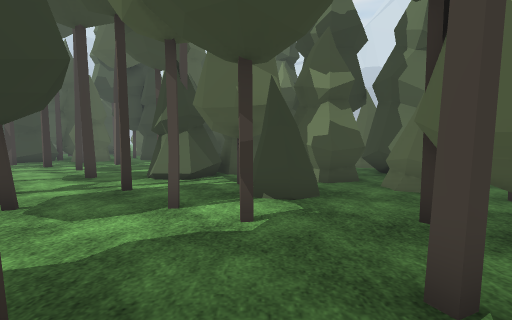
[1] (above)

24 first-person views from a walk through a scene from a Unity 3-D project. The camera is 1.2 m above the floor, tilts 4° down and sees 85° across. The floor is counted in squares, 1 m on a side. Each view is taken from the middle of a square. On the plan, view 1 faces up. The plan holds only what a view shows up to about 13 squares ahead; the rest is blank. The place goes on beyond the plan. Some surface patterns are stand-ins.

[2]
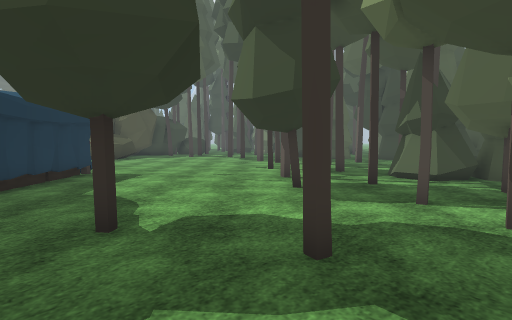

[3]
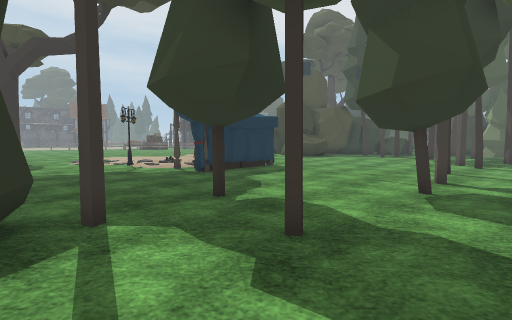

[4]
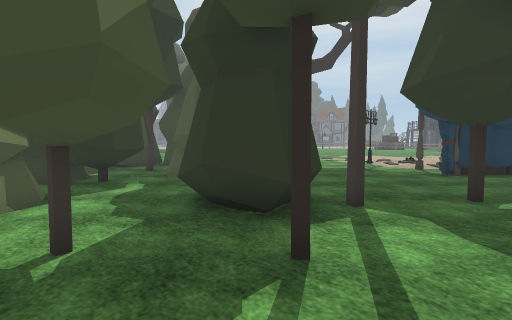

[5]
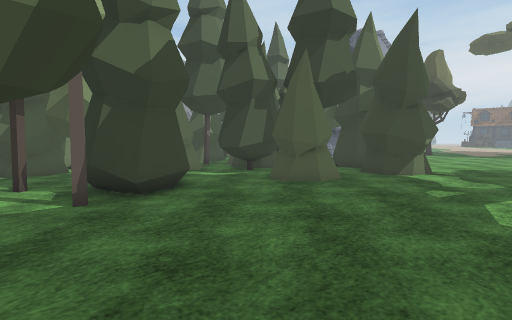

[6]
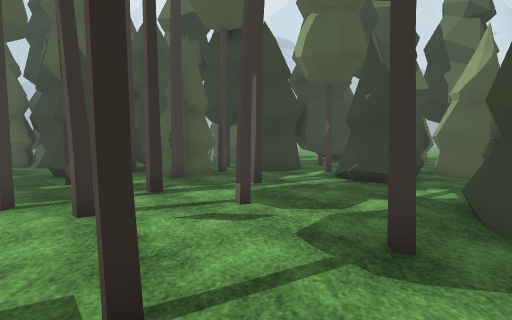

[7]
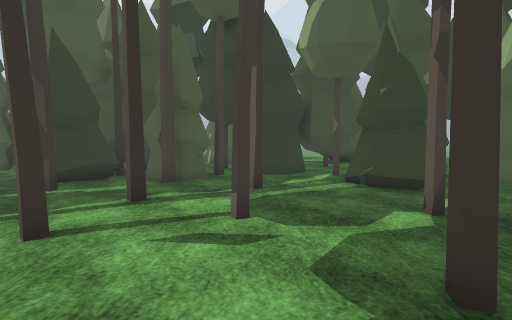

[8]
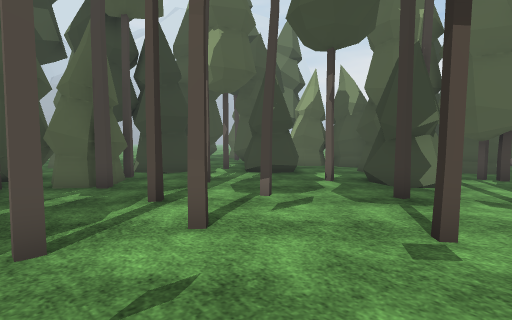

[9]
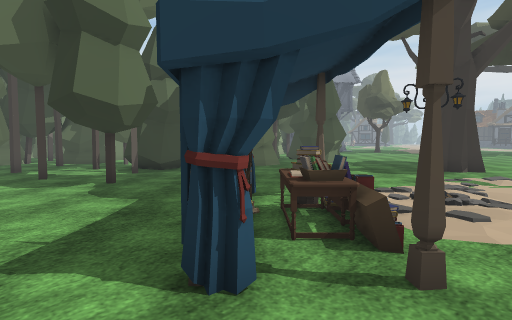

[10]
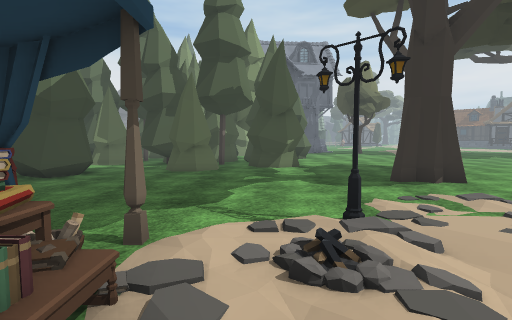

[11]
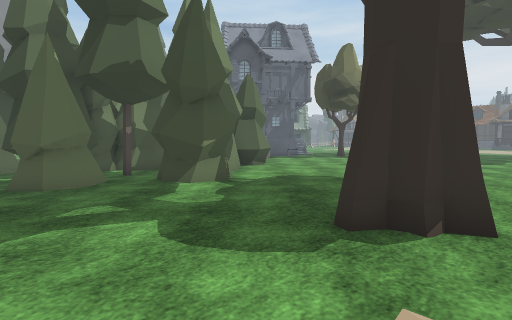

[12]
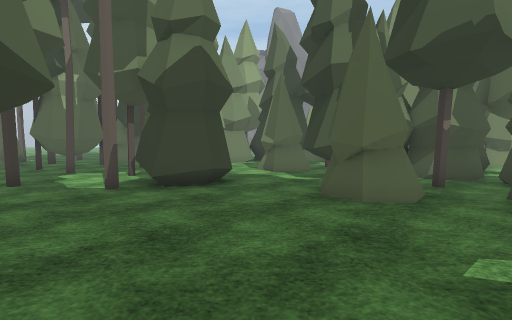

[13]
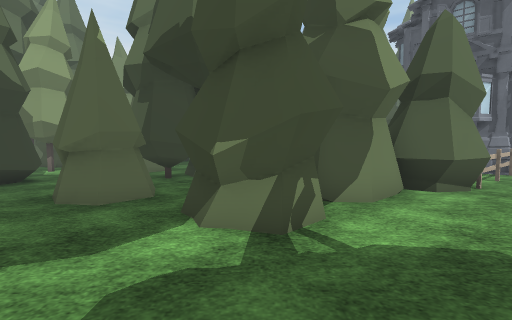

[14]
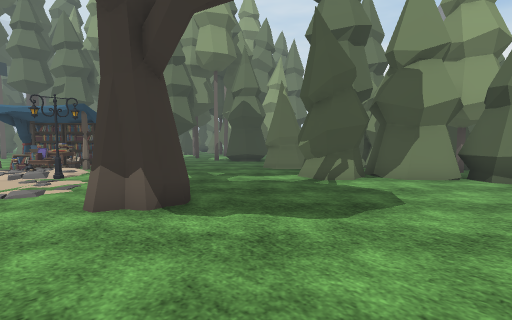

[15]
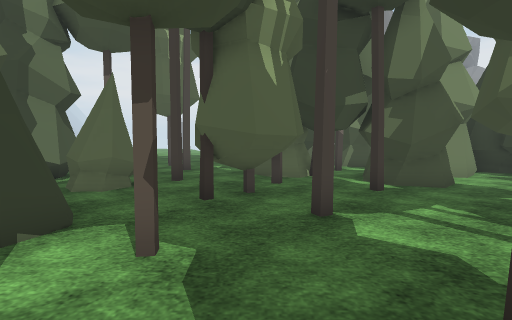

[16]
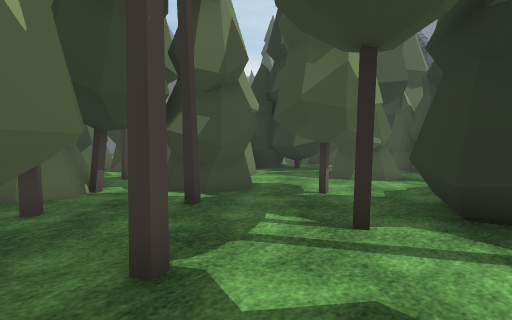

[17]
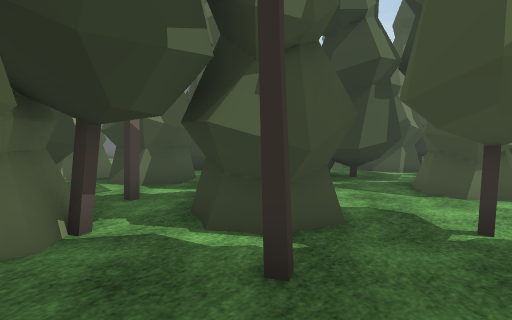

[18]
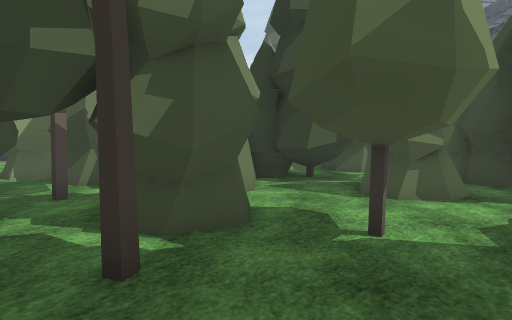

[19]
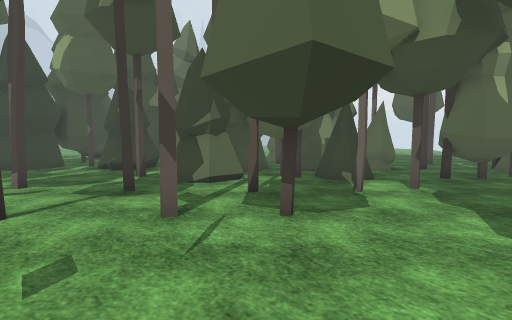

[20]
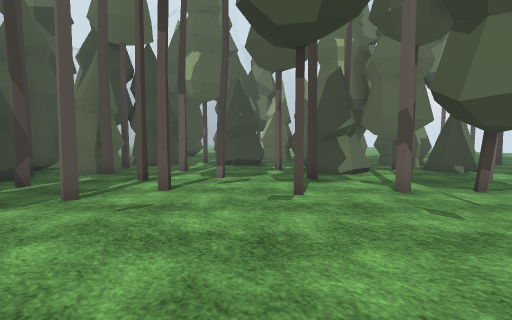

[21]
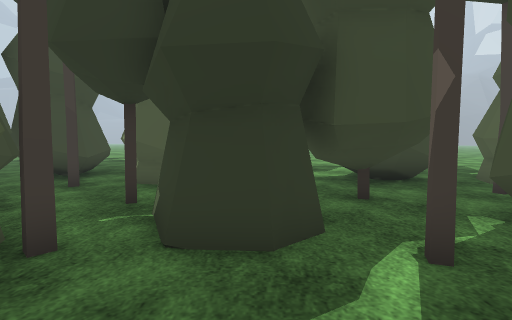

[22]
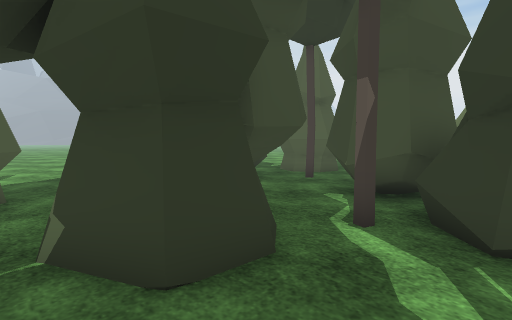

[23]
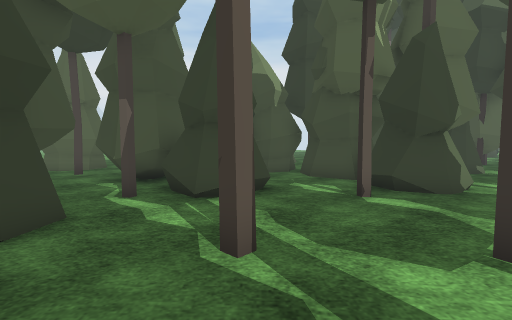

[24]
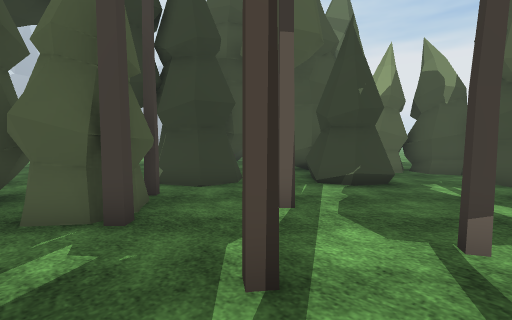

### Floor plan
Key: @ floor where view 1 was taken; # wall or solid block; . main floor; : floor 0.25 m higher than the main floor; / step, stairs or slope; T thing the floor can be seen under or through; O other object.
Columns run from 13 left of view 1 to 12 right of it. Each row starts with its distance up from view 1.
 29       ..
 28       ..
 27 ..    ..
 26 ..    ..
 25  ... ... ..    ..
 24  OO. ... ..  ...
 23   O   .      ..
 22 O#OO O.      OO
 21  OO.OO.   O#OO#O
 20 O...... O  .O.OO
 19 O OO.O# OOO....
 18 O##O..##OOO#O.O
 17 OOOOOOOO.OO# O
 16  OOOO....OOOOOO
 15 OO.O.....# OO#O
 14 ......O..OOO.O#
 13 ....O........O#O  O
 12 .........O..O#O  OO
 11 .O....O...OOO   OO
 10 ...O.....O#OOOOOOO
  9 ........O.OO# O  O#O
  8 .....O......##OOOO.O
  7 ..........O..OO.OO . ..O
  6 .......O.....OO..O...O.
  5  .......#...O.....O....
  4 ........O....O.OOO.....
  3 ...............OOO OO
  2  .O...........O.OOOO
  1 ..OO..............O#O.O
  0 .OOOO....#...@...OO#.OOO.O
 -1 ..OOOO.....O..O..O#O..O#OO
 -2 /.:O.......O#O.TTO##O ##
 -3 //:/.......O##.OT O##  OO
 -4 .::........O#O.O ..O#  OOO
 -5 :.O.............OO.OOO
 -6 ...............O#OOOO
 -7 ..........OO.OOOOOOO
 -8 .:........OOOOOO.OO
 -9 ............OO#OO O#O
-10 ..##....OO.O O### O
-11 ..OO....O O.O##
-12 ........OOO#OO
-13 ..........## .OO
-14 ..........OOOO.O
-15  .........OOOO
-16 ..........OOO   O#

Positions as (right, up) in squares from view 1, and headings:
1: (0, 0), facing up
2: (0, -1), facing up-left
3: (2, 1), facing left
4: (3, 1), facing down-left
5: (-8, 0), facing down-right
6: (-7, 6), facing up
7: (-7, 7), facing up
8: (-12, 7), facing up-right
9: (-13, 3), facing down-right
10: (-13, -1), facing down-right
11: (-12, -6), facing down-right
12: (-9, -5), facing right
13: (-9, -11), facing right
14: (-13, -16), facing up-right
15: (-3, 3), facing right
16: (-1, 3), facing down-right
17: (2, 2), facing down-right
18: (1, 1), facing down-right
19: (-8, 2), facing up-right
20: (-13, 4), facing up-right
21: (-6, 14), facing up
22: (-8, 15), facing up-right
23: (-10, 14), facing right
24: (-11, 11), facing up-right
